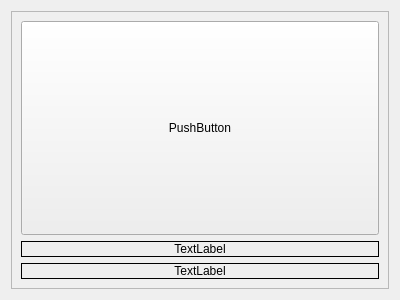
<?xml version="1.0" encoding="UTF-8"?>
<ui version="4.0">
 <class>item</class>
 <widget class="QWidget" name="item">
  <property name="geometry">
   <rect>
    <x>0</x>
    <y>0</y>
    <width>400</width>
    <height>300</height>
   </rect>
  </property>
  <property name="windowTitle">
   <string>Form</string>
  </property>
  <layout class="QVBoxLayout" name="verticalLayout_2">
   <item>
    <widget class="QFrame" name="frame">
     <property name="frameShape">
      <enum>QFrame::StyledPanel</enum>
     </property>
     <property name="frameShadow">
      <enum>QFrame::Raised</enum>
     </property>
     <layout class="QVBoxLayout" name="verticalLayout">
      <item>
       <widget class="QPushButton" name="btn_image">
        <property name="sizePolicy">
         <sizepolicy hsizetype="Minimum" vsizetype="Expanding">
          <horstretch>0</horstretch>
          <verstretch>5</verstretch>
         </sizepolicy>
        </property>
        <property name="text">
         <string>PushButton</string>
        </property>
       </widget>
      </item>
      <item>
       <widget class="QLabel" name="label_name">
        <property name="frameShape">
         <enum>QFrame::Box</enum>
        </property>
        <property name="text">
         <string>TextLabel</string>
        </property>
        <property name="alignment">
         <set>Qt::AlignCenter</set>
        </property>
       </widget>
      </item>
      <item>
       <widget class="QLabel" name="label_price">
        <property name="frameShape">
         <enum>QFrame::Box</enum>
        </property>
        <property name="text">
         <string>TextLabel</string>
        </property>
        <property name="alignment">
         <set>Qt::AlignCenter</set>
        </property>
       </widget>
      </item>
     </layout>
    </widget>
   </item>
  </layout>
 </widget>
 <resources/>
 <connections/>
</ui>
